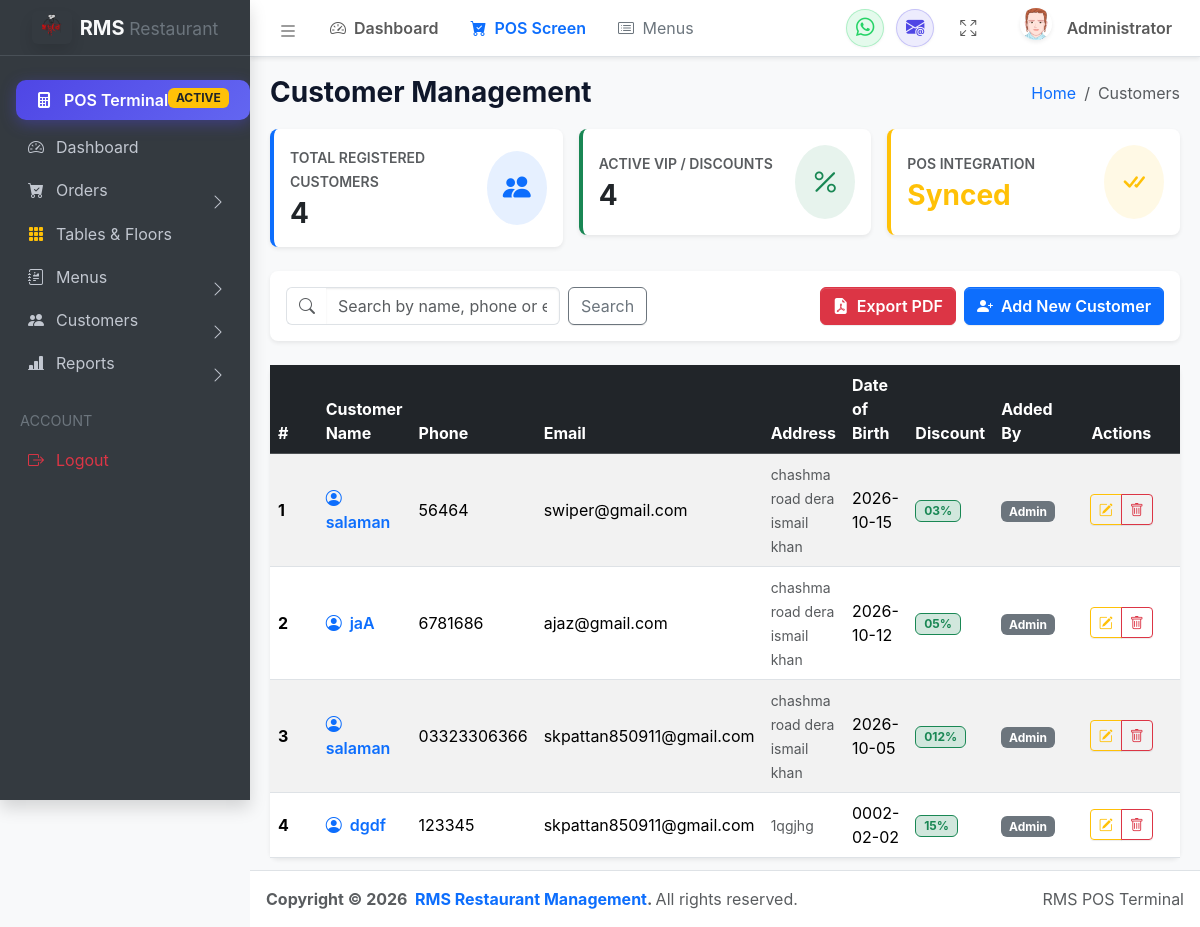
The page /views/user/customers/costomers_list.php (signed in) on the database its author committed.
### tables this page shows
CREATE TABLE `customers` (
  `id` int(10) NOT NULL AUTO_INCREMENT,
  `name` varchar(50) NOT NULL,
  `phone` varchar(30) DEFAULT NULL,
  `email` varchar(100) DEFAULT '',
  `dob` date DEFAULT '2000-01-01',
  `address` varchar(255) DEFAULT '',
  `discount` varchar(20) DEFAULT '0',
  `added_by` varchar(50) DEFAULT 'Admin',
  `created_at` timestamp NOT NULL DEFAULT current_timestamp(),
  PRIMARY KEY (`id`)
);

### views/user/customers/costomers_list.php (the view, shortened to what this page needs)
<?php
include_once __DIR__ . "/../../../config/database.php";
$customers = [];
$search = trim($_GET['search'] ?? '');
if ($conn) {
    if (!empty($search)) {
        $searchSafe = mysqli_real_escape_string($conn, $search);
        $res = $conn->query("SELECT * FROM `customers` WHERE `name` LIKE '%$searchSafe%' OR `phone` LIKE '%$searchSafe%' OR `email` LIKE '%$searchSafe%' ORDER BY `id` DESC");
    } else {
        $res = $conn->query("SELECT * FROM `customers` ORDER BY `id` DESC");
    }
    if ($res) {
        while ($row = $res->fetch_assoc()) {
            $customers[] = $row;
        }
    }
}
include_once __DIR__ . "/../../layouts/header.php";
include_once __DIR__ . "/../../layouts/sidebar.php";
?>
<main class="app-main">
  <div class="app-content-header">
    <div class="container-fluid">
      <div class="row align-items-center">
        <div class="col-sm-6">
          <h3 class="mb-0 fw-bold">Customer Management</h3>
        </div>
        <div class="col-sm-6">
          <ol class="breadcrumb float-sm-end">
            <li class="breadcrumb-item"><a href="/RMS/public/index.php">Home</a></li>
            <li class="breadcrumb-item active" aria-current="page">Customers</li>
          </ol>
        </div>
      </div>
    </div>
  </div>
  <div class="app-content">
    <div class="container-fluid">
      <div class="row g-3 mb-4">
        <div class="col-sm-6 col-md-4">
          <div class="card shadow-sm border-0 border-start border-primary border-4 rounded-3 p-3">
            <div class="d-flex align-items-center justify-content-between">
              <div>
                <span class="text-muted small text-uppercase fw-semibold">Total Registered Customers</span>
                <h3 class="fw-bold mb-0 mt-1"><?= count($customers) ?></h3>
              </div>
              <div class="bg-primary bg-opacity-10 text-primary p-3 rounded-circle fs-3">
                <i class="bi bi-people-fill"></i>
              </div>
            </div>
          </div>
        </div>
        <div class="col-sm-6 col-md-4">
          <div class="card shadow-sm border-0 border-start border-success border-4 rounded-3 p-3">
            <div class="d-flex align-items-center justify-content-between">
              <div>
                <span class="text-muted small text-uppercase fw-semibold">Active VIP / Discounts</span>
                <h3 class="fw-bold mb-0 mt-1">
                  <?= count(array_filter($customers, function($c){ return floatval($c['discount']) > 0; })) ?>
                </h3>
              </div>
              <div class="bg-success bg-opacity-10 text-success p-3 rounded-circle fs-3">
                <i class="bi bi-percent"></i>
              </div>
            </div>
          </div>
        </div>
        <div class="col-sm-6 col-md-4">
          <div class="card shadow-sm border-0 border-start border-warning border-4 rounded-3 p-3">
            <div class="d-flex align-items-center justify-content-between">
              <div>
                <span class="text-muted small text-uppercase fw-semibold">POS Integration</span>
                <h3 class="fw-bold mb-0 mt-1 text-warning">Synced</h3>
              </div>
              <div class="bg-warning bg-opacity-10 text-warning p-3 rounded-circle fs-3">
                <i class="bi bi-check-all"></i>
              </div>
            </div>
          </div>
        </div>
      </div>
      <div class="card shadow-sm border-0 mb-4 rounded-3">
        <div class="card-body p-3">
          <div class="row g-2 align-items-center justify-content-between">
            <div class="col-md-6 col-lg-5">
              <form method="GET" class="d-flex gap-2">
                <div class="input-group">
                  <span class="input-group-text bg-white border-end-0"><i class="bi bi-search text-muted"></i></span>
                  <input type="text" name="search" class="form-control border-start-0" placeholder="Search by name, phone or email..." value="<?= htmlspecialchars($search) ?>">
                </div>
                <button type="submit" class="btn btn-outline-secondary">Search</button>
              </form>
            </div>
            <div class="col-md-auto d-flex gap-2">
              <a href="/RMS/views/order/print_pdf.php?format=customers" target="_blank" class="btn btn-danger fw-semibold">
                <i class="bi bi-file-earmark-pdf-fill me-1"></i> Export PDF
              </a>
              <button type="button" class="btn btn-primary fw-semibold" data-bs-toggle="modal" data-bs-target="#addCustomerModal">
                <i class="bi bi-person-plus-fill me-1"></i> Add New Customer
              </button>
            </div>
          </div>
        </div>
      </div>
      <div class="card shadow-sm border-0 rounded-3">
        <div class="table-responsive">
          <table class="table table-hover table-striped align-middle mb-0">
            <thead class="table-dark">
              <tr>
                <th style="width: 60px;">#</th>
                <th>Customer Name</th>
                <th>Phone</th>
                <th>Email</th>
                <th>Address</th>
                <th>Date of Birth</th>
                <th>Discount</th>
                <th>Added By</th>
                <th class="text-center" style="width: 140px;">Actions</th>
              </tr>
            </thead>
            <tbody>
              <?php if (count($customers) > 0): ?>
                <?php $sn = 1; foreach ($customers as $cust): ?>
                  <tr>
                    <td class="fw-bold"><?= $sn++ ?></td>
                    <td class="fw-semibold text-primary">
                      <i class="bi bi-person-circle me-1"></i>
                      <?= htmlspecialchars($cust['name']) ?>
                    </td>
                    <td><?= htmlspecialchars($cust['phone'] ?: 'N/A') ?></td>
                    <td><?= htmlspecialchars($cust['email'] ?: 'N/A') ?></td>
                    <td><small class="text-muted"><?= htmlspecialchars($cust['address'] ?: 'N/A') ?></small></td>
                    <td><?= (!empty($cust['dob']) && $cust['dob'] !== '0000-00-00') ? htmlspecialchars($cust['dob']) : 'N/A' ?></td>
                    <td>
                      <?php if (floatval($cust['discount']) > 0): ?>
                        <span class="badge bg-success-subtle text-success border border-success fw-bold">
                          <?= htmlspecialchars($cust['discount']) ?>%
                        </span>
                      <?php else: ?>
                        <span class="text-muted small">0%</span>
                      <?php endif; ?>
                    </td>
                    <td><small class="badge bg-secondary"><?= htmlspecialchars($cust['added_by'] ?? 'Admin') ?></small></td>
                    <td class="text-center">
                      <div class="btn-group btn-group-sm">
                        <button type="button" class="btn btn-outline-warning"
                                data-bs-toggle="modal"
                                data-bs-target="#editCustomerModal<?= $cust['id'] ?>"
                                title="Edit Customer">
                          <i class="bi bi-pencil-square"></i>
                        </button>
                        <button type="button" class="btn btn-outline-danger"
                                data-bs-toggle="modal"
                                data-bs-target="#deleteCustomerModal<?= $cust['id'] ?>"
                                title="Delete Customer">
                          <i class="bi bi-trash"></i>
                        </button>
                      </div>
                    </td>
                  </tr>
                <?php endforeach; ?>
              <?php endif; ?>
            </tbody>
          </table>
        </div>
      </div>
    </div>
  </div>
</main>
<?php
include_once __DIR__ . "/../../layouts/footer.php";
?>

### public/assets/css/style.css (style rules this page uses)
:root { --rms-primary: #4f46e5; --rms-primary-hover: #4338ca; --rms-primary-light: #eef2ff; --rms-secondary: #0ea5e9; --rms-secondary-hover: #0284c7; --rms-accent: #f59e0b; --rms-success: #10b981; --rms-success-hover: #059669; --rms-danger: #ef4444; --rms-danger-hover: #dc2626; --rms-warning: #f59e0b; --rms-info: #06b6d4; --rms-bg: #f8fafc; --rms-surface: #ffffff; --rms-border: #e2e8f0; --rms-border-hover: #cbd5e1; --rms-text-main: #0f172a; --rms-text-muted: #64748b; --rms-text-light: #94a3b8; --pos-sidebar-width: 420px; --pos-header-height: 64px; --pos-card-bg: #ffffff; --pos-card-shadow: 0 4px 14px rgba(0, 0, 0, 0.04); --pos-card-hover: 0 10px 25px rgba(79, 70, 229, 0.12); --rms-shadow-sm: 0 1px 2px rgba(0, 0, 0, 0.05); --rms-shadow-md: 0 4px 12px rgba(0, 0, 0, 0.07); --rms-shadow-lg: 0 10px 25px -3px rgba(0, 0, 0, 0.1), 0 4px 6px -2px rgba(0, 0, 0, 0.05); --rms-shadow-xl: 0 20px 25px -5px rgba(0, 0, 0, 0.1), 0 10px 10px -5px rgba(0, 0, 0, 0.04); --rms-radius-sm: 6px; --rms-radius-md: 10px; --rms-radius-lg: 16px; --rms-radius-xl: 24px; --rms-radius-full: 9999px; --rms-transition: all 0.2s cubic-bezier(0.4, 0, 0.2, 1); --rms-transition-bounce: all 0.3s cubic-bezier(0.34, 1.56, 0.64, 1); }
body { font-family: 'Source Sans 3', -apple-system, BlinkMacSystemFont, "Segoe UI", Roboto, "Helvetica Neue", Arial, sans-serif; color: var(--rms-text-main); background-color: var(--rms-bg); -webkit-font-smoothing: antialiased; }

### rows shown on the page
customers: name "salaman", phone "56464", email "swiper@gmail.com", address "chashma road dera ismail khan", dob "2026-10-15", discount "03", added_by "Admin"
customers: name "jaA", phone "6781686", email "ajaz@gmail.com", address "chashma road dera ismail khan", dob "2026-10-12", discount "05", added_by "Admin"
customers: name "salaman", phone "03323306366", email "skpattan850911@gmail.com", address "chashma road dera ismail khan", dob "2026-10-05", discount "012", added_by "Admin"
customers: name "dgdf", phone "123345", email "skpattan850911@gmail.com", address "1qgjhg", dob "0002-02-02", discount "15", added_by "Admin"

### other values the page prints
$navUser "Administrator"
count($customers) "4"
